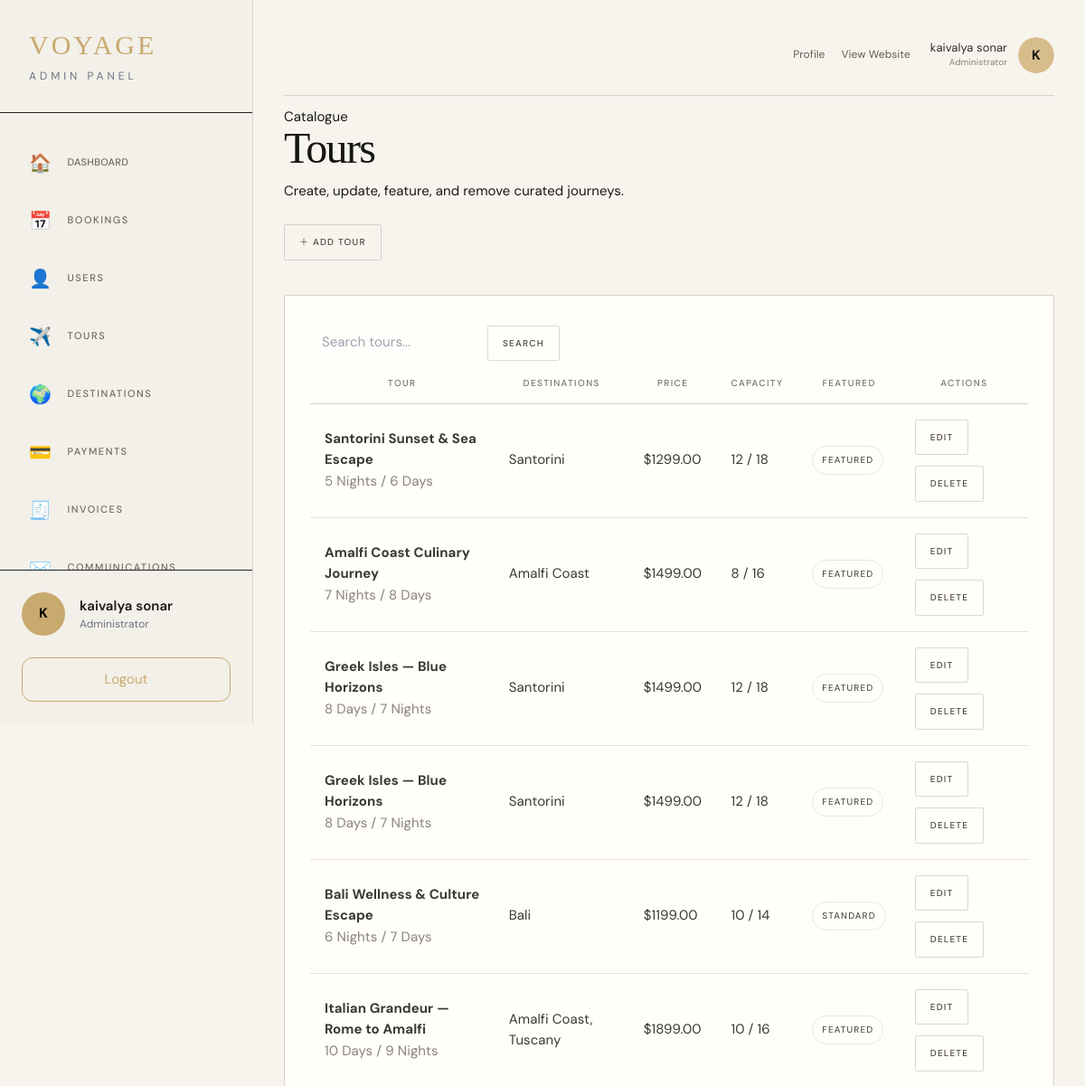
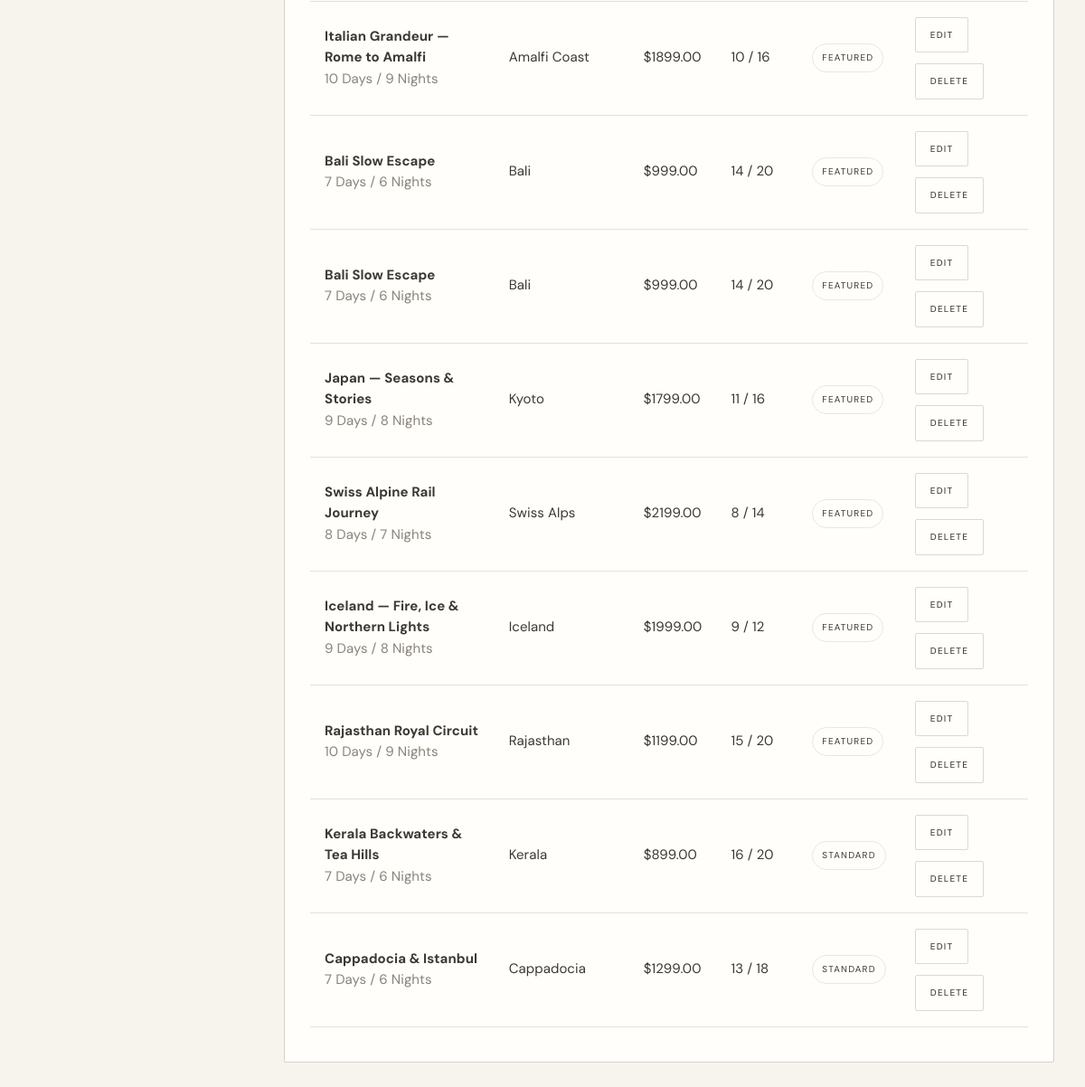
The app's page /dashboard/tours/ (signed in) with its own data (2 pictures, top to bottom).
### apps/accounts/models.py (models this page shows, shortened)
class User(AbstractUser):
    phone = models.CharField(max_length=30, blank=True)
    profile_image = models.ImageField(upload_to='profiles/', blank=True, null=True)
    country = models.CharField(max_length=80, blank=True)
    is_verified = models.BooleanField(default=False)
    notification_emails = models.BooleanField(default=True)
    notification_sms = models.BooleanField(default=False)
    role = models.CharField(
        max_length=20,
        choices=ROLE_CHOICES,
        default='customer'
    )

### apps/core/models.py (models this page shows, shortened)
class Tour(models.Model):
    name = models.CharField(max_length=200)
    slug = models.SlugField(max_length=200, unique=True, blank=True, null=True)
    summary = models.CharField(max_length=255, blank=True)
    destinations = models.ManyToManyField('Destination', related_name='tours')
    duration = models.CharField(max_length=100, blank=True)
    duration_days = models.IntegerField(default=0)
    price_per_person = models.DecimalField(max_digits=10, decimal_places=2)
    budget_range = models.CharField(max_length=100, blank=True)
    transport_modes = models.JSONField(blank=True, default=list)
    hotels = models.JSONField(blank=True, default=list)
    meals = models.JSONField(blank=True, default=list)
    guides = models.JSONField(blank=True, default=list)
    seats_available = models.IntegerField(default=0)
    max_capacity = models.IntegerField(default=0)
    overview = models.TextField(blank=True)
    itinerary = models.JSONField(blank=True, default=list)
    included_items = models.JSONField(blank=True, default=list)
    excluded_items = models.JSONField(blank=True, default=list)
    gallery = models.JSONField(blank=True, default=list)
    reviews = models.JSONField(blank=True, default=list)
    rating = models.DecimalField(max_digits=3, decimal_places=1, default=4.8)
    hero_image = models.URLField(blank=True)
    image = models.URLField(blank=True)
    is_featured = models.BooleanField(default=False)
    order = models.IntegerField(default=0)
    class Meta:
        ordering = ['order']

class Destination(models.Model):
    name = models.CharField(max_length=200)
    slug = models.SlugField(max_length=200, unique=True, blank=True, null=True)
    country = models.CharField(max_length=100)
    state = models.CharField(max_length=100, blank=True)
    city = models.CharField(max_length=100, blank=True)
    description = models.TextField(blank=True)
    hero_image = models.URLField(blank=True)
    image = models.ImageField(upload_to='destinations/', blank=True)
    image_url = models.URLField(blank=True)
    hover_image = models.ImageField(upload_to='destinations/hover/', blank=True)
    hover_image_url = models.URLField(blank=True)
    gallery = models.JSONField(blank=True, default=list)
    best_time_to_travel = models.CharField(max_length=100, blank=True)
    weather = models.CharField(max_length=200, blank=True)
    rating = models.DecimalField(max_digits=3, decimal_places=1, default=4.8)
    latitude = models.FloatField(blank=True, null=True)
    longitude = models.FloatField(blank=True, null=True)
    nearby_places = models.JSONField(blank=True, default=list)
    reviews = models.JSONField(blank=True, default=list)
    related_tours_text = models.TextField(blank=True)
    is_featured = models.BooleanField(default=False)
    order = models.IntegerField(default=0)
    class Meta:
        ordering = ['order']

### apps/admin_panel/decorators.py (the view)
    @login_required
    def wrapper(request, *args, **kwargs):
        if not request.user.is_staff:
            raise PermissionDenied()
        return view_func(request, *args, **kwargs)

### apps/admin_panel/views.py (called while the page is built)
def _search(queryset, query, fields):
    if not query:
        return queryset
    lookup = Q()
    for field in fields:
        lookup |= Q(**{f"{field}__icontains": query})
    return queryset.filter(lookup)

@admin_required
def tours(request):
    query = request.GET.get("q", "").strip()
    tour_list = _search(Tour.objects.prefetch_related("destinations"), query, ["name", "summary", "budget_range"])
    return render(request, "admin_panel/tours.html", {"tours": tour_list, "query": query})

### apps/core/context_processors.py (called while the page is built)
def site_settings(request):
    try:
        settings = SiteSettings.load()
    except Exception:
        settings = None
    return {'site_settings': settings}

def footer_destinations_processor(request):
    return {
        'footer_destinations': Destination.objects.all()[:5]
    }

### apps/core/models.py (called while the page is built)
    @classmethod
    def load(cls):
        obj, _ = cls.objects.get_or_create(pk=1)
        return obj

### templates/admin_panel/tours.html
{% extends "admin_panel/layouts/base.html" %}{% block title %}Tours{% endblock %}{% block content %}<div class="page-head"><div><div class="eyebrow">Catalogue</div><h1>Tours</h1><p>Create, update, feature, and remove curated journeys.</p></div><a class="btn btn-gold" href="{% url 'admin_panel:tour_add' %}">＋ Add tour</a></div><div class="panel"><form class="toolbar"><input class="search" name="q" value="{{ query }}" placeholder="Search tours..."><button class="btn btn-gold">Search</button></form><div class="table-wrap"><table class="data-table"><thead><tr><th>Tour</th><th>Destinations</th><th>Price</th><th>Capacity</th><th>Featured</th><th>Actions</th></tr></thead><tbody>{% for tour in tours %}<tr><td><strong>{{ tour.name }}</strong><br><span class="muted">{{ tour.duration|default:"Flexible duration" }}</span></td><td>{% for destination in tour.destinations.all %}{{ destination.name }}{% if not forloop.last %}, {% endif %}{% empty %}—{% endfor %}</td><td>${{ tour.price_per_person }}</td><td>{{ tour.seats_available }} / {{ tour.max_capacity }}</td><td>{% if tour.is_featured %}<span class="badge confirmed">Featured</span>{% else %}<span class="badge">Standard</span>{% endif %}</td><td><div class="actions"><a class="btn btn-small" href="{% url 'admin_panel:tour_edit' tour.pk %}">Edit</a><form method="post" action="{% url 'admin_panel:tour_delete' tour.pk %}" onsubmit="return confirm('Delete this tour? Existing bookings will remain.')">{% csrf_token %}<button class="btn btn-small btn-danger">Delete</button></form></div></td></tr>{% empty %}<tr><td colspan="6" class="empty">No tours found.</td></tr>{% endfor %}</tbody></table></div></div>{% endblock %}

### templates/admin_panel/components/sidebar.html (shortened to what this page needs)
<aside
    class="sidebar fixed left-0 top-0 h-screen w-[280px] bg-[#111111] border-r border-[#2a2a2a] flex flex-col justify-between z-50">
    <div>
        <div class="px-8 py-8 border-b border-[#222]">
            <a href="{% url 'admin_panel:dashboard' %}">
                <h1 class="font-['Cinzel'] text-3xl text-[#C8A96E] tracking-widest">
                    VOYAGE
                </h1>
                <p class="text-xs text-gray-500 tracking-[4px] uppercase mt-2">
                    ADMIN PANEL
                </p>
            </a>
        </div>
        <nav class="mt-8 px-4 space-y-2">
            <a href="{% url 'admin_panel:dashboard' %}"
               class="group flex items-center gap-4 px-5 py-4 rounded-2xl transition-all duration-300 hover:bg-[#1b1b1b]">
                <span class="text-xl">🏠</span>
                <span class="tracking-wide">
                    Dashboard
                </span>
            </a>
            <a href="{% url 'admin_panel:bookings' %}"
               class="group flex items-center gap-4 px-5 py-4 rounded-2xl transition-all duration-300 hover:bg-[#1b1b1b]">
                <span class="text-xl">
                    📅
                </span>
                <span>
                    Bookings
                </span>
            </a>
            <a href="{% url 'admin_panel:users' %}"
               class="group flex items-center gap-4 px-5 py-4 rounded-2xl transition-all duration-300 hover:bg-[#1b1b1b]">
                <span class="text-xl">
                    👤
                </span>
                <span>
                    Users
                </span>
            </a>
            <a href="{% url 'admin_panel:tours' %}"
               class="group flex items-center gap-4 px-5 py-4 rounded-2xl transition-all duration-300 hover:bg-[#1b1b1b]">
                <span class="text-xl">
                    ✈️
                </span>
                <span>
                    Tours
                </span>
            </a>
            <a href="{% url 'admin_panel:destinations' %}"
               class="group flex items-center gap-4 px-5 py-4 rounded-2xl transition-all duration-300 hover:bg-[#1b1b1b]">
                <span class="text-xl">
                    🌍
                </span>
                <span>
                    Destinations
                </span>
            </a>
            <a href="{% url 'admin_panel:payments' %}"
               class="group flex items-center gap-4 px-5 py-4 rounded-2xl transition-all duration-300 hover:bg-[#1b1b1b]">
                <span class="text-xl">
                    💳
                </span>
                <span>
                    Payments
                </span>
            </a>
            <a href="{% url 'admin_panel:invoices' %}"
               class="group flex items-center gap-4 px-5 py-4 rounded-2xl transition-all duration-300 hover:bg-[#1b1b1b]">
                <span class="text-xl">
                    🧾
                </span>
                <span>
                    Invoices
                </span>
            </a>
            <a href="{% url 'admin_panel:communications' %}"
               class="group flex items-center gap-4 px-5 py-4 rounded-2xl transition-all duration-300 hover:bg-[#1b1b1b]">
                <span class="text-xl">✉️</span>
                <span>Communications</span>
            </a>
        </nav>
    </div>
    <div class="border-t border-[#222] p-6">
        <div class="flex items-center gap-4">
            {% if request.user.profile_image %}
                <img src="{{ request.user.profile_image.url }}"
                     class="w-12 h-12 rounded-full object-cover sidebar-avatar"
                     width="48"
                     height="48"
                     alt="">
            {% else %}
                <div class="w-12 h-12 rounded-full bg-[#C8A96E] flex items-center justify-center text-black font-bold">
                    {{ request.user.first_name|default:request.user.username|first|upper }}
                </div>
            {% endif %}
            <div>
                <h3 class="font-semibold">
                    {{ request.user.get_full_name|default:request.user.username }}
                </h3>
                <p class="text-xs text-gray-500">
                    Administrator
                </p>
            </div>
        </div>
        <button type="button"
           data-open-logout-confirmation
           class="mt-6 flex justify-center items-center w-full rounded-xl border border-[#C8A96E] py-3 text-[#C8A96E] hover:bg-[#C8A96E] hover:text-black transition duration-300">
            Logout
        </button>
    </div>
</aside>

### templates/admin_panel/components/topbar.html (shortened to what this page needs)
{% load static %}
<header class="admin-topbar">
    <div class="topbar-right">
        <nav class="admin-quick-links" aria-label="Account links">
            <a href="{% url 'accounts:profile' %}">Profile</a>
            <a href="/">View Website</a>
        </nav>
        <div class="admin-profile">
            <div class="profile-info">
                <span class="profile-name">
                    {{ request.user.get_full_name|default:request.user.username }}
                </span>
                <span class="profile-role">
                    Administrator
                </span>
            </div>
            <div class="profile-image">
                {% if request.user.profile_image %}
                    <img class="profile-avatar" src="{{ request.user.profile_image.url }}" alt="" width="40" height="40">
                {% else %}
                    <span class="profile-fallback-avatar">{{ request.user.first_name|default:request.user.username|first|upper }}</span>
                {% endif %}
            </div>
        </div>
    </div>
</header>

### static/css/custom.css (style rules this page uses)
* { margin: 0; padding: 0; box-sizing: border-box; }
html { -webkit-font-smoothing: antialiased; -moz-osx-font-smoothing: grayscale; }
body { overflow-x: hidden; }
.badge { display: inline-flex; align-items: center; gap: 0.5rem; padding: 0.85rem 1.1rem; border-radius: 999px; background: rgba(255,255,255,0.12); border: 1px solid rgba(255,255,255,0.18); font-size: 0.8rem; letter-spacing: 0.15em; text-transform: uppercase; }

### static/css/admin.css (style rules this page uses)
:root { --admin-gold:#c8a96e;--admin-bg:#0d0d0d;--admin-panel:#171717;--admin-line:rgba(255,255,255,.09);--admin-muted:#969696 }
body { background:radial-gradient(circle at 82% 0,#282116 0,transparent 32%),var(--admin-bg);color:#f7f4ee;font-family:"DM Sans",sans-serif }
.badge { display:inline-block;padding:7px 10px;border-radius:99px;background:#292929;border:1px solid rgba(255,255,255,.12);font-size:10px;letter-spacing:1px;text-transform:uppercase }
.btn { border:1px solid var(--admin-line);background:#1b1b1b;color:#f4f0e8;border-radius:9px;padding:10px 15px;cursor:pointer;font-size:13px }

### templates/admin_panel/layouts/base.html (style rules this page uses)
:root { --gold:#C8A96E; --gold-light:#E6C992; --bg:#0E0E0E; --card:#171717; --border:rgba(255,255,255,.06); --text:#ffffff; --muted:#9e9e9e; }
* { margin:0; padding:0; box-sizing:border-box; }
body { background:var(--bg); color:white; font-family:"DM Sans",sans-serif; overflow-x:hidden; }
a { text-decoration:none; color:inherit; }

### records on screen
User: user.first_name|first "K", user.get_full_name "kaivalya sonar"
Tour: name "Santorini Sunset & Sea Escape", duration "5 Nights / 6 Days", price_per_person "1299.00", seats_available "12", max_capacity "18", is_featured "FEATURED"
Destination: name "Santorini"
Tour: name "Amalfi Coast Culinary Journey", duration "7 Nights / 8 Days", price_per_person "1499.00", seats_available "8", max_capacity "16", is_featured "FEATURED"
Destination: name "Amalfi Coast"
Tour: name "Greek Isles — Blue Horizons", duration "8 Days / 7 Nights", price_per_person "1499.00", seats_available "12", max_capacity "18", is_featured "FEATURED"
Tour: name "Greek Isles — Blue Horizons", duration "8 Days / 7 Nights", price_per_person "1499.00", seats_available "12", max_capacity "18", is_featured "FEATURED"
Tour: name "Bali Wellness & Culture Escape", duration "6 Nights / 7 Days", price_per_person "1199.00", seats_available "10", max_capacity "14", is_featured "STANDARD"
Destination: name "Bali"
Tour: name "Italian Grandeur — Rome to Amalfi", duration "10 Days / 9 Nights", price_per_person "1899.00", seats_available "10", max_capacity "16", is_featured "FEATURED"
Destination: name "Tuscany"
Tour: name "Italian Grandeur — Rome to Amalfi", duration "10 Days / 9 Nights", price_per_person "1899.00", seats_available "10", max_capacity "16", is_featured "FEATURED"
Tour: name "Bali Slow Escape", duration "7 Days / 6 Nights", price_per_person "999.00", seats_available "14", max_capacity "20", is_featured "FEATURED"
Tour: name "Bali Slow Escape", duration "7 Days / 6 Nights", price_per_person "999.00", seats_available "14", max_capacity "20", is_featured "FEATURED"
Tour: name "Japan — Seasons & Stories", duration "9 Days / 8 Nights", price_per_person "1799.00", seats_available "11", max_capacity "16", is_featured "FEATURED"
Destination: name "Kyoto"
Tour: name "Swiss Alpine Rail Journey", duration "8 Days / 7 Nights", price_per_person "2199.00", seats_available "8", max_capacity "14", is_featured "FEATURED"
Destination: name "Swiss Alps"
Tour: name "Iceland — Fire, Ice & Northern Lights", duration "9 Days / 8 Nights", price_per_person "1999.00", seats_available "9", max_capacity "12", is_featured "FEATURED"
Destination: name "Iceland"
Tour: name "Rajasthan Royal Circuit", duration "10 Days / 9 Nights", price_per_person "1199.00", seats_available "15", max_capacity "20", is_featured "FEATURED"
Destination: name "Rajasthan"
Tour: name "Kerala Backwaters & Tea Hills", duration "7 Days / 6 Nights", price_per_person "899.00", seats_available "16", max_capacity "20", is_featured "STANDARD"
Destination: name "Kerala"
Tour: name "Cappadocia & Istanbul", duration "7 Days / 6 Nights", price_per_person "1299.00", seats_available "13", max_capacity "18", is_featured "STANDARD"
Destination: name "Cappadocia"
